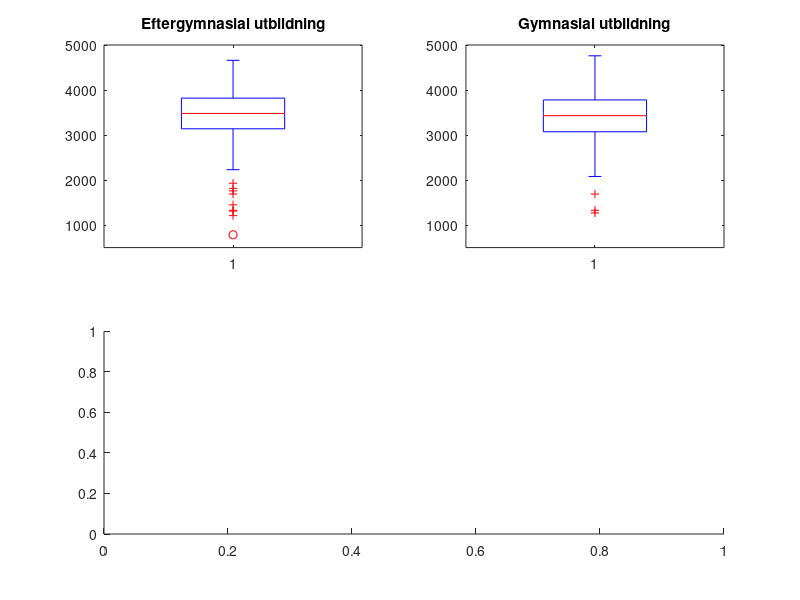

Source code (MATLAB): (Note: this script raises an error after producing the figure.)
%% Problem 4: Fordelningar av givna data
load birth.dat

% Etergymnasial utbildning
x = birth(birth(:, 17) == 1, 3);
% Gymnasial utbildning
y = birth(birth(:, 24) == 2, 3);

% Låddiagram för rökande och icke-rökande mödrar
subplot(2,2,1), boxplot(x),
axis([0 2 500 5000])
title('Eftergymnasial utbildning');
subplot(2,2,2), boxplot(y),
axis([0 2 500 5000])
title('Gymnasial utbildning');

subplot(2,2,3:4), ksdensity(x),
hold on
[fy, ty] = ksdensity(y);
plot(ty, fy, 'r')
title('Barnets vikt');
legend('Eftergymnasial utbildning', 'Gymnasial utbildning');
hold off